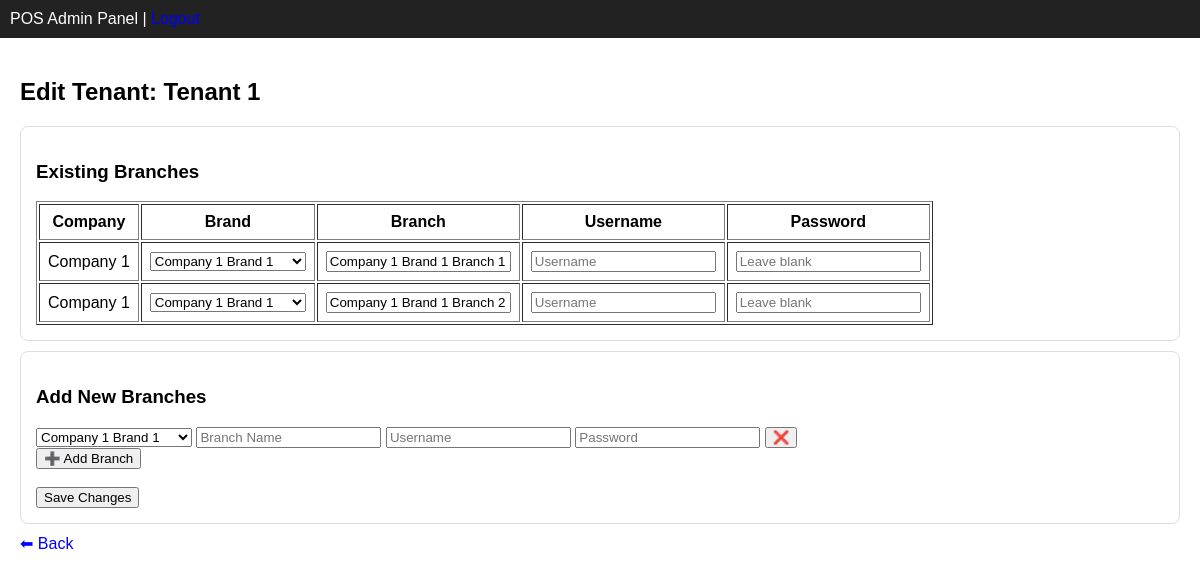
The page /admin/tenant/1/edit (signed in) on the database its author committed.
### app/modules/tenants/models.py (models this page shows)
class Tenant(BaseModel):
    __tablename__ = "tenants"
    name = db.Column(db.String, nullable=False)
    integration_type = db.Column(db.String, default="none")
    integration_config = db.Column(db.JSON, default=dict)
    companies = db.relationship("Company", back_populates="tenant", cascade="all, delete-orphan")
    users = db.relationship("User", back_populates="tenant", cascade="all, delete-orphan")
    brands = db.relationship("Brand", back_populates="tenant", cascade="all, delete-orphan")
    products = db.relationship("Product", back_populates="tenant", cascade="all, delete-orphan")

### app/modules/branches/models.py (models this page shows)
class Branch(BaseModel):
    __tablename__ = "branches"
    name = db.Column(db.String(100), nullable=False)
    tenant_id = db.Column(db.Integer, db.ForeignKey("tenants.id"), nullable=False)
    brand_id = db.Column(db.Integer, db.ForeignKey("brands.id"), nullable=False)
    brand = db.relationship("Brand", back_populates="branches")
    users = db.relationship("User", back_populates="branch")
    warehouse = db.relationship(
        "Warehouse",
        back_populates="branch",
        uselist=False
    )

### app/modules/companies/models.py (models this page shows)
class Company(BaseModel):
    __tablename__ = 'companies'
    name = db.Column(db.String(100), nullable=False)
    tenant_id = db.Column(db.Integer, db.ForeignKey('tenants.id'), nullable=False)
    tenant = db.relationship('Tenant', back_populates='companies')
    brands = db.relationship('Brand', back_populates='company', cascade='all, delete-orphan')

### app/modules/brands/models.py (models this page shows, shortened)
class Brand(BaseModel):
    __tablename__ = "brands"
    name = db.Column(db.String(100), nullable=False)
    tenant_id = db.Column(db.Integer, db.ForeignKey("tenants.id"), nullable=False)
    tenant = db.relationship("Tenant", back_populates="brands")
    company_id = db.Column(db.Integer, db.ForeignKey("companies.id"), nullable=False)
    company = db.relationship("Company", back_populates="brands")
    branches = db.relationship(
        "Branch",
        back_populates="brand",
        cascade="all, delete-orphan"
    )
    warehouses = db.relationship(
        "Warehouse",
        back_populates="brand",
        cascade="all, delete-orphan"
    )

### app/admin/routes.py (the view, shortened to what this page needs)
@admin_bp.route("/tenant/<int:tenant_id>/edit", methods=["GET", "POST"])
@login_required
def edit_tenant(tenant_id):
    require_admin()
    tenant = Tenant.query.get_or_404(tenant_id)
    companies = Company.query.filter_by(tenant_id=tenant.id).all()
    brands = Brand.query.filter_by(tenant_id=tenant.id).all()
    branches = Branch.query.filter_by(tenant_id=tenant.id).all()
    return render_template(
        "admin/edit_tenant.html",
        tenant=tenant,
        companies=companies,
        brands=brands,
        branches=branches
    )

### app/admin/routes.py (called while the page is built)
def require_admin():
    if not current_user.is_authenticated or current_user.role != "admin":
        abort(403)

### app/templates/admin/edit_tenant.html (shortened to what this page needs)
{% extends "shared/base.html" %}
{% block content %}
<h2>Edit Tenant: {{ tenant.name }}</h2>
<form method="POST">
<div class="card">
    <h3>Existing Branches</h3>
    {% if branches %}
    <table border="1" cellpadding="8">
        <tr>
            <th>Company</th>
            <th>Brand</th>
            <th>Branch</th>
            <th>Username</th>
            <th>Password</th>
        </tr>
        {% for branch in branches %}
        <tr>
            <td>
                {{ branch.brand.company.name if branch.brand and branch.brand.company else "—" }}
            </td>
            <td>
                <select name="branch_brand_id[]">
                    {% for company in companies %}
                        <optgroup label="{{ company.name }}">
                            {% for brand in company.brands %}
                                <option value="{{ brand.id }}"
                                    {% if branch.brand_id == brand.id %}selected{% endif %}>
                                    {{ brand.name }}
                                </option>
                            {% endfor %}
                        </optgroup>
                    {% endfor %}
                </select>
            </td>
            <td>
                <input name="branch_name[]" value="{{ branch.name }}">
            </td>
            <td>
                <input name="branch_username[]" placeholder="Username">
            </td>
            <td>
                <input name="branch_password[]" type="password" placeholder="Leave blank">
            </td>
        </tr>
        {% endfor %}
    </table>
    {% else %}
        <p>No branches found.</p>
    {% endif %}
</div>
<div class="card">
    <h3>Add New Branches</h3>
    <div id="branches">
        <div>
            <select name="branch_brand_id[]">
                {% for company in companies %}
                    <optgroup label="{{ company.name }}">
                        {% for brand in company.brands %}
                            <option value="{{ brand.id }}">{{ brand.name }}</option>
                        {% endfor %}
                    </optgroup>
                {% endfor %}
            </select>
            <input name="branch_name[]" placeholder="Branch Name">
            <input name="branch_username[]" placeholder="Username">
            <input name="branch_password[]" type="password" placeholder="Password">
            <button type="button" onclick="removeBranch(this)">❌</button>
        </div>
    </div>
    <button type="button" onclick="addBranch()">➕ Add Branch</button>
    <br><br>
    <button type="submit">Save Changes</button>
</div>
</form>
<a href="{{ url_for('admin.dashboard') }}">⬅ Back</a>
{% endblock %}

### app/templates/shared/base.html (style rules this page uses)
body { font-family: Arial; margin: 0; font-size: 10 px; }
.card { border: 1px solid #ddd; padding: 15px; margin: 10px 0; border-radius: 8px; }
a { text-decoration: none; color: blue; }

### rows shown on the page
Tenant: name "Tenant 1"
Branch: brand.company "Company 1", brand.name "Company 1 Brand 1", name "Company 1 Brand 1 Branch 1"
Branch: brand.company "Company 1", brand.name "Company 1 Brand 1", name "Company 1 Brand 1 Branch 2"

### other values the page prints
form field value "Company 1 Brand 1"
